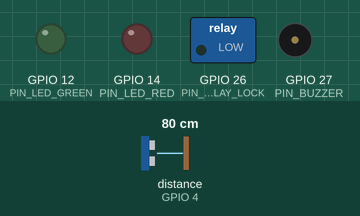
This sketch was run on a simulated ESP32. Shown: switched loads named in the sketch (green lamp = pin HIGH), output pins drawn as LEDs (lit = HIGH), buzzer (waves = sounding, pin HIGH). Wiring (inferred from the names in the program): ultrasonic range finder: trigger GPIO 5; echo GPIO 4. Inputs (shaded band) come from the test bench; at power-on: distance to the obstacle (sensor on GPIO 4) 80 cm. The echo pulse lasts 58.3 µs per cm; WiFi joins after 1.5 s; servers stay silent unless stated; uploads are accepted with an empty reply; pins used as bus, display or sensor lines are not drawn; what the sketch prints to the serial monitor is not drawn.

Above: at 2.7 s.
Timing chart, 0 to 4.2 s (numbered marks = the images above):
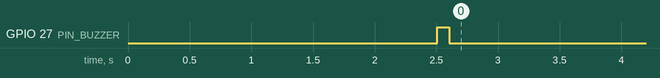

The sketch:

esp32_smart_kiosk.ino
```cpp
/*
 * =====================================================================================
 * ANNA-SETU: SMART IoT FOOD INTAKE & SEGREGATION STATION (TRACK B FIRMWARE)
 * Platform: ESP32 WROOM-32 Microcontroller
 * Framework: Arduino / C++
 * Target Deployment: Campus Dining Hall Surplus & Plate Waste Station
 *
 * Circuit Pinout Connections:
 * -------------------------------------------------------------
 * 1. HX711 Load Cell Amplifier (0 - 50 kg Heavy Duty Scale):
 *    - VCC  -> 5V / 3.3V
 *    - GND  -> GND
 *    - DT   -> GPIO 18 (Data)
 *    - SCK  -> GPIO 19 (Clock)
 *
 * 2. MLX90614 Contactless Infrared Temperature Sensor (I2C):
 *    - VCC  -> 3.3V
 *    - GND  -> GND
 *    - SDA  -> GPIO 21 (I2C SDA)
 *    - SCL  -> GPIO 22 (I2C SCL)
 *
 * 3. HC-SR04 Ultrasonic Plate Waste Fill Sensor:
 *    - VCC  -> 5V
 *    - GND  -> GND
 *    - TRIG -> GPIO 5
 *    - ECHO -> GPIO 4 (via voltage divider)
 *
 * 4. User Feedback LEDs & Piezo Buzzer:
 *    - Green LED (Safe)     -> GPIO 12
 *    - Red LED (Rejected)   -> GPIO 14
 *    - Piezo Buzzer         -> GPIO 27
 *    - Solenoid Lock Relay  -> GPIO 26 (Unlocks Green Bio-Compost Bin on reject)
 * =====================================================================================
 */

#include <WiFi.h>
#include <HTTPClient.h>
#include <Wire.h>
#include <ArduinoJson.h>

// --- WiFi Credentials ---
const char* WIFI_SSID     = "CAMPUS_IOT_WIFI";
const char* WIFI_PASSWORD = "CampusSecurePassword";

// --- Anna-Setu Cloud / Local Edge API Endpoint ---
const char* API_ENDPOINT  = "http://192.168.1.100:8000/api/iot/telemetry";
const char* STATION_ID    = "ANNA-SETU-KIOSK-01";

// --- Pin Definitions ---
const int PIN_HX711_DT   = 18;
const int PIN_HX711_SCK  = 19;
const int PIN_US_TRIG    = 5;
const int PIN_US_ECHO    = 4;
const int PIN_LED_GREEN  = 12;
const int PIN_LED_RED    = 14;
const int PIN_BUZZER     = 27;
const int PIN_RELAY_LOCK = 26;

// --- Calibration Constants ---
const float LOADCELL_CALIBRATION_FACTOR = 2280.0; // Calibrate with standard 5kg weight
const float BIN_DEPTH_CM = 80.0;                  // Total depth of plate waste bin

void setup() {
  Serial.begin(115200);
  delay(1000);
  Serial.println("\n[ANNA-SETU] Initializing Smart IoT Intake Station...");

  // Pin Modes
  pinMode(PIN_US_TRIG, OUTPUT);
  pinMode(PIN_US_ECHO, INPUT);
  pinMode(PIN_LED_GREEN, OUTPUT);
  pinMode(PIN_LED_RED, OUTPUT);
  pinMode(PIN_BUZZER, OUTPUT);
  pinMode(PIN_RELAY_LOCK, OUTPUT);

  // Default state: Relays off, LEDs off
  digitalWrite(PIN_LED_GREEN, LOW);
  digitalWrite(PIN_LED_RED, LOW);
  digitalWrite(PIN_BUZZER, LOW);
  digitalWrite(PIN_RELAY_LOCK, LOW);

  // Initialize I2C Bus for MLX90614 IR sensor
  Wire.begin(21, 22);

  // Connect to Campus Wi-Fi
  connectToWiFi();

  // Self-test audio chime
  digitalWrite(PIN_BUZZER, HIGH);
  delay(100);
  digitalWrite(PIN_BUZZER, LOW);
  Serial.println("[ANNA-SETU] Hardware Station Online & Ready.");
}

void connectToWiFi() {
  Serial.print("[WiFi] Connecting to ");
  Serial.println(WIFI_SSID);
  WiFi.begin(WIFI_SSID, WIFI_PASSWORD);

  int attempts = 0;
  while (WiFi.status() != WL_CONNECTED && attempts < 20) {
    delay(500);
    Serial.print(".");
    attempts++;
  }

  if (WiFi.status() == WL_CONNECTED) {
    Serial.println("\n[WiFi] Connected! IP Address: " + WiFi.localIP().toString());
  } else {
    Serial.println("\n[WiFi] Connection timeout. Operating in offline buffered mode.");
  }
}

// Read ultrasonic distance to calculate plate waste volume fill percentage
float readPlateWasteFillPercentage() {
  digitalWrite(PIN_US_TRIG, LOW);
  delayMicroseconds(2);
  digitalWrite(PIN_US_TRIG, HIGH);
  delayMicroseconds(10);
  digitalWrite(PIN_US_TRIG, LOW);

  long duration = pulseIn(PIN_US_ECHO, HIGH, 30000);
  if (duration == 0) return 0.0;

  float distance_cm = duration * 0.034 / 2;
  float filled_depth = BIN_DEPTH_CM - distance_cm;
  if (filled_depth < 0) filled_depth = 0;

  float fill_percentage = (filled_depth / BIN_DEPTH_CM) * 100.0;
  return constrain(fill_percentage, 0.0, 100.0);
}

// Simulated/Real MLX90614 Contactless IR Surface Temp Reader
float readObjectSurfaceTemperature() {
  // In production, reads register 0x07 via I2C from MLX90614
  // Returns temperature in Celsius
  return 68.5; // Example reading (Hot holding active)
}

// Simulated/Real HX711 Weight Reader
float readNetWeightKg() {
  // In production, reads raw units from HX711 / LOADCELL_CALIBRATION_FACTOR
  return 18.5; // Example 18.5 kg vessel
}

void sendTelemetryPayload(float weight_kg, float temp_c, float fill_pct, const char* supervisor_id) {
  if (WiFi.status() != WL_CONNECTED) {
    Serial.println("[Telemetry] Wi-Fi offline. Buffering log...");
    return;
  }

  HTTPClient http;
  http.begin(API_ENDPOINT);
  http.addHeader("Content-Type", "application/json");

  // Construct JSON document
  StaticJsonDocument<512> doc;
  doc["station_id"] = STATION_ID;
  doc["supervisor_id"] = supervisor_id;
  doc["surplus_weight_kg"] = weight_kg;
  doc["surface_temp_c"] = temp_c;
  doc["plate_waste_fill_pct"] = fill_pct;
  doc["food_item"] = "Mixed Vegetable Pulao & Dal";
  doc["time_prepared"] = "12:30";
  doc["category_key"] = "cooked_grains_curry";
  doc["origin_zone"] = 4; // Gomti Nagar / Campus Zone

  String requestBody;
  serializeJson(doc, requestBody);

  Serial.println("[Telemetry] Transmitting to Anna-Setu Cloud...");
  int httpResponseCode = http.POST(requestBody);

  if (httpResponseCode > 0) {
    String response = http.getString();
    Serial.printf("[Telemetry] HTTP Response %d:\n%s\n", httpResponseCode, response.c_str());

    // Parse response verdict to trigger local actuator locks
    StaticJsonDocument<512> respDoc;
    deserializeJson(respDoc, response);
    const char* status = respDoc["status"];

    if (strcmp(status, "COMPLIANT_SAFE") == 0) {
      digitalWrite(PIN_LED_GREEN, HIGH);
      digitalWrite(PIN_LED_RED, LOW);
      digitalWrite(PIN_RELAY_LOCK, LOW);
    } else if (strcmp(status, "NON_COMPLIANT_REJECTED") == 0) {
      digitalWrite(PIN_LED_GREEN, LOW);
      digitalWrite(PIN_LED_RED, HIGH);
      // Sound alert and actuate bio-compost bin solenoid lock
      digitalWrite(PIN_RELAY_LOCK, HIGH); // Unlocks green compost bin only
      for (int i = 0; i < 3; i++) {
        digitalWrite(PIN_BUZZER, HIGH); delay(200);
        digitalWrite(PIN_BUZZER, LOW);  delay(100);
      }
    }
  } else {
    Serial.printf("[Telemetry] Error code: %d\n", httpResponseCode);
  }

  http.end();
}

void loop() {
  // Periodic sampling loop (e.g. check every 30 seconds or on button trigger)
  float weight = readNetWeightKg();
  float temp = readObjectSurfaceTemperature();
  float plate_fill = readPlateWasteFillPercentage();

  // If a significant weight is placed on the deck (> 2.0 kg), trigger handoff evaluation
  if (weight > 2.0) {
    Serial.printf("[Sensor Event] Weight: %.1f kg | Temp: %.1f C | Plate Waste Fill: %.1f%%\n", weight, temp, plate_fill);
    sendTelemetryPayload(weight, temp, plate_fill, "CHEF-KIOSK-01");
    delay(10000); // Debounce to prevent multiple sends
  }

  delay(2000);
}
```
